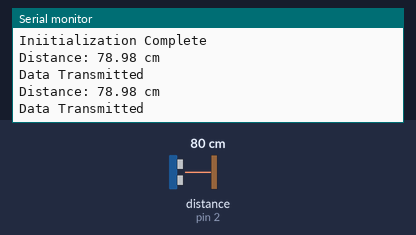
A sketch run on a simulated Arduino Uno, built with avr-gcc and run on an emulated ATmega328P. Shown: the last lines printed to the serial monitor. Wiring (inferred from the names in the program): ultrasonic range finder: trigger pin 3; echo pin 2. The test bench sets the inputs (shaded band); at power-on: distance to the obstacle (sensor on pin 2) 80 cm. The echo pulse lasts 58.3 µs per cm; no radio packets arrive unless stated.

Above: at 1.8 s.
1.9 s: distance to the obstacle (sensor on pin 2) set to 2 cm
At 2.8 s:
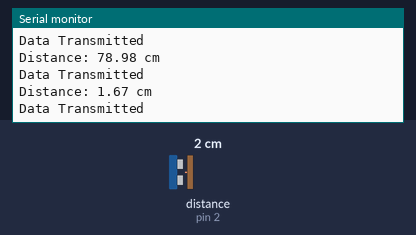
3.4 s: distance to the obstacle (sensor on pin 2) set to 4 cm
At 4.6 s:
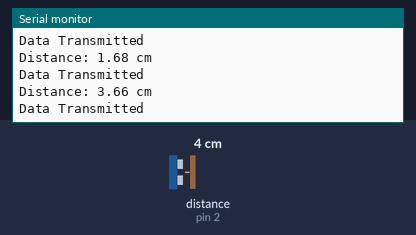
Timing chart, 0 to 6.4 s (numbered marks = the images above; inputs shaded):
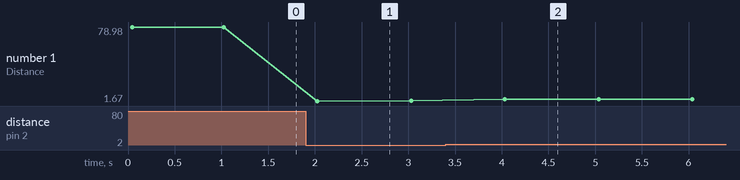

The sketch:

mainSketch.ino
```cpp
#include <SPI.h>
#include <RF24.h>

// Defining nRF24L01 pins and address
RF24 radio(9, 10);                                                // CE, CSN

// Radio pipe addresses
const uint64_t pipes[2] = { 0xF0F0F0F0E1LL, 0xF0F0F0F0D2LL };     // This address should be same on receiving side (Raspberry Pi)

// Defining Ultrasonic Pins
#define echoPin 2                                                 // attach pin D2 Arduino to pin Echo of HC-SR04
#define trigPin 3                                                 // attach pin D3 Arduino to pin Trig of HC-SR04

// define variables
long duration = 0;                                                // variable for the duration of sound wave travel
float distance;                                                  // variable for the distance measurement

void setup()
{
  Serial.begin(9600);
  Serial.println("Initializing...");

  // Initialize the Ultrasonic Sensor
  pinMode(trigPin, OUTPUT);
  pinMode(echoPin, INPUT);

  // Initialize nRF24L01
  radio.begin();
  radio.enableDynamicPayloads();    // Set Dynamic Payload capability
  radio.setRetries(5, 15);          // Set Retries
  radio.openWritingPipe(pipes[0]);  // Setting the address
  radio.setPALevel(RF24_PA_MAX);    // Setting Transmission Power (Maximum)
  radio.stopListening();            // Enable Transmission mode

  Serial.println("Iniitialization Complete");
}

void loop()
{
  // Clear the trigPin condition
  digitalWrite(trigPin, LOW);
  delayMicroseconds(2);

  // Set the trigPin HIGH for 10 microseconds - transmit sound wave
  digitalWrite(trigPin, HIGH);
  delayMicroseconds(10);
  digitalWrite(trigPin, LOW);

  // Read the echoPin and get sound wave travel time in microseconds
  duration = pulseIn(echoPin, HIGH);

  // Calculating the distance
  distance = duration * 0.034 / 2;        // Speed of sound wave divided by 2 (go and back)
  char stringBuffer[6];                   // Buffer big enough for 5-character float
  dtostrf(distance, 6, 2, stringBuffer);  // Leave room for too large numbers!

  // Displays the distance on the Serial Monitor
  Serial.print("Distance: ");
  Serial.print(distance);
  Serial.println(" cm");

  // Send the distance value over nRF24L01 module
  radio.write(&stringBuffer, sizeof(stringBuffer));
  Serial.println("Data Transmitted");
  Serial.println("");

  // Wait 1s before next reading
  delay(1000);
}
```

Measured:
- after the input at 1.9 s, the serial monitor: prints a new line after 0.13 s (image 1)
- after the input at 3.4 s, the serial monitor: prints a new line after 0.63 s (image 2)
- plotted number 1: 78.98 → 1.68 after the input at 1.9 s, 1.68 → 3.66 after the input at 3.4 s
